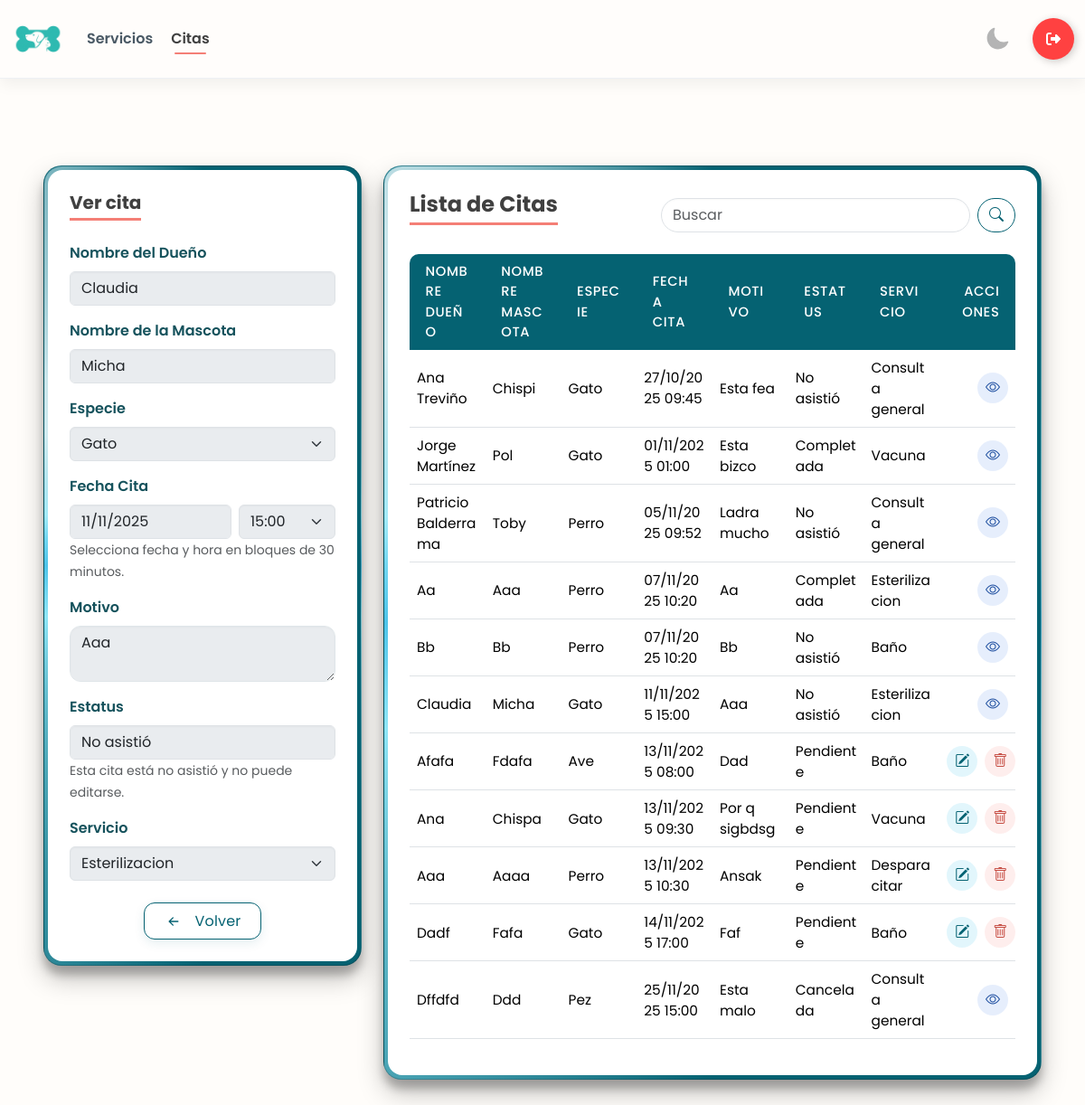
The page /citas/16/ (signed in) on the database its author committed.
### app/models.py (models this page shows, shortened)
class CITA_VETERINARIA(models.Model):
    nombre_dueño = models.CharField(max_length=200)
    nombre_mascota = models.CharField(max_length=100)
    especie = models.CharField(max_length=100)
    fecha_cita = models.DateTimeField()
    motivo = models.CharField(max_length=255)
    estatus = models.CharField(max_length=50)
    servicio = models.ForeignKey(SERVICIO, on_delete= models.PROTECT, null=True)

class SERVICIO(models.Model):
    nombre = models.CharField(max_length=100)
    precio = models.DecimalField(max_digits=10, decimal_places=2)
    descripcion = models.TextField(max_length=250, null= True)
    def __str__(self):
        return self.nombre

### app/views.py (the view, shortened to what this page needs)
# urls.py: path('citas/', views.citas_panel, name='citas'),
@login_required
@user_passes_test(es_empleado_o_admin_user)
@login_required
@user_passes_test(is_employee_or_admin)
def citas_panel(request, id=None):
    es_admin = is_admin(request.user)
    cita = get_object_or_404(CITA_VETERINARIA, pk=id) if id else None
    servicios = SERVICIO.objects.all()
    ahora_local = timezone.localtime()
    slots = build_half_hour_slots("08:00", "18:00")
    if cita:
        sel_hora = timezone.localtime(cita.fecha_cita).strftime("%H:%M")
        sel_fecha = timezone.localtime(cita.fecha_cita).strftime("%Y-%m-%d")
    else:
        sel_hora = ""
        sel_fecha = ""
    cita_pasada_bool = bool(cita and timezone.localtime(cita.fecha_cita) <= ahora_local)
    bloqueada_total = bool(cita and cita.estatus in ["Completada", "Cancelada", "No asistió"])
    solo_estatus_fecha = bool(cita and cita_pasada_bool and not bloqueada_total)
    solo_estatus_rol = bool(cita and (not es_admin) and not bloqueada_total)
    solo_estatus = solo_estatus_fecha or solo_estatus_rol
    qs = CITA_VETERINARIA.objects.all().select_related('servicio').order_by('fecha_cita')
    q = (request.GET.get('q') or '').strip()
    ctx = {
        "citas": qs,
        "cita": cita,
        "editando": bool(cita),
        "servicios": servicios,
        "slots": slots,
        "sel_hora": sel_hora,
        "sel_fecha": sel_fecha,
        "min_fecha": ahora_local.strftime("%Y-%m-%d"),
        "cita_pasada": cita_pasada_bool,
        "bloqueada_total": bloqueada_total,
        "solo_estatus": solo_estatus,
        "q": q,
        "es_admin": es_admin,
        "form_data": {},
    }
    return render(request, "citas.html", ctx)

### app/templates/citas.html (shortened to what this page needs)
{% load static %}
<!DOCTYPE html>
<html lang="es" data-theme="light">
<head>
    {% include 'referencias.html' %}
    <link rel="stylesheet" href="{% static 'css/panel.css' %}">
</head>
<body>
    {% include 'navbar-panel.html' %}
    <main class="container-fluid mt-5 mb-5 p-5">
        <div class="row g-4">
            <div class="col-12 col-lg-4">
                <div class="card glass-card">
                    <div class="card-body">
                        <h5 class="card-title mb-4">
                            {% if cita and bloqueada_total %}
                                Ver cita
                            {% elif editando %}
                                Editar cita
                            {% else %}
                                Crear cita
                            {% endif %}
                        </h5>
                        <form method="post" autocomplete="off"
                            action="{% if editando %}{% url 'citas_edit' cita.id %}{% else %}{% url 'citas' %}{% endif %}">
                            <div class="mb-3">
                                <label class="form-label">Nombre del Dueño</label>
                                <input type="text" name="nombre_dueño" class="form-control"
                                    pattern="^[A-Za-zÁÉÍÓÚáéíóúÑñ\s]+$" maxlength="200" required
                                    value="{% if form_data.nombre_dueño %}{{ form_data.nombre_dueño }}{% else %}{{ cita.nombre_dueño|default_if_none:'' }}{% endif %}"
                                    {% if bloqueada_total or solo_estatus %}disabled{% endif %}>
                            </div>
                            <div class="mb-3">
                                <label class="form-label">Nombre de la Mascota</label>
                                <input type="text" name="nombre_mascota" class="form-control"
                                    pattern="^[A-Za-zÁÉÍÓÚáéíóúÑñ\s]+$" maxlength="100" required
                                    value="{% if form_data.nombre_mascota %}{{ form_data.nombre_mascota }}{% else %}{{ cita.nombre_mascota|default_if_none:'' }}{% endif %}"
                                    {% if bloqueada_total or solo_estatus %}disabled{% endif %}>
                            </div>
                            <div class="mb-3">
                                <label class="form-label">Especie</label>
                                <select name="especie_select" id="especie_select" class="form-select" required {% if bloqueada_total or solo_estatus %}disabled{% endif %}>
                                    <option value="Gato" {% if form_data.especie_select == "Gato" %} selected {% elif not form_data.especie_select and cita.especie == "Gato" %} selected {% endif %}>
                                        Gato
                                    </option>
                                </select>
                            </div>
                            <div class="mb-3">
                                <label for="fecha_cita" class="form-label">Fecha Cita</label>
                                <div class="d-flex gap-2">
                                    <input type="date" class="form-control" id="fecha_cita" name="fecha_cita" min="{{ min_fecha }}" value="{% if form_data.fecha_cita %}{{ form_data.fecha_cita }}{% elif cita %}{{ sel_fecha }}{% endif %}" required
                                            {% if bloqueada_total or solo_estatus %}disabled{% endif %}>
                                    <select class="form-select" id="hora_cita" name="hora_cita" required {% if bloqueada_total or solo_estatus %}disabled{% endif %}>
                                        {% for h in slots %}
                                            <option value="{{ h }}" {% if form_data.hora_cita == h %}selected{% elif not form_data.hora_cita and sel_hora == h %}selected{% endif %}>{{ h }}</option>
                                        {% endfor %}
                                    </select>
                                </div>
                                <small class="text-muted">Selecciona fecha y hora en bloques de 30 minutos.</small>
                            </div>
                            <div class="mb-3">
                                <label class="form-label">Motivo</label>
                                <textarea name="motivo" class="form-control" maxlength="255"
                                    required {% if bloqueada_total or solo_estatus %}disabled{% endif %}>{% if form_data.motivo %}{{ form_data.motivo }}{% else %}{{ cita.motivo|default_if_none:'' }}{% endif %}
                                </textarea>
                            </div>
                            <div class="mb-3">
                                <label class="form-label">Estatus</label>
                                {% if not editando %}
                                    <input type="hidden" name="estatus" value="Pendiente">
                                    <input type="text" class="form-control" value="Pendiente" disabled>
                                    <small class="text-muted">Se asigna automáticamente al crear.</small>
                                {% elif bloqueada_total %}
                                    <input type="text" class="form-control" value="{{ cita.estatus }}" disabled>
                                    <small class="text-muted">
                                        Esta cita está {{ cita.estatus|lower }} y no puede editarse.
                                    </small>
                                {% endif %}
                            </div>
                            <div class="mb-3">
                                <label for="servicio" class="form-label">Servicio</label>
                                <select name="servicio" id="servicio" class="form-select" {% if bloqueada_total or solo_estatus %}disabled{% endif %}>
                                    {% for servicio in servicios %}
                                    <option value="{{ servicio.id }}" {% if form_data.servicio == servicio.id|stringformat:"s" %} selected {% elif not form_data.servicio and cita and cita.servicio_id == servicio.id %} selected {% endif %}>
                                        {{ servicio.nombre }}
                                    </option>
                                    {% endfor %}
                                </select>
                            </div>
                            <div class="d-flex gap-2 justify-content-center mt-4">
                            {% if bloqueada_total %}
                                <a href="{% url 'citas' %}" class="btn-clean">
                                    <div class="svg-wrapper-1">
                                        <div class="svg-wrapper">
                                            <svg xmlns="http://www.w3.org/2000/svg" width="22" height="22" fill="currentColor" class="bi bi-arrow-left-short" viewBox="0 0 16 16">
                                              <path fill-rule="evenodd" d="M12 8a.5.5 0 0 1-.5.5H5.707l2.147 2.146a.5.5 0 0 1-.708.708l-3-3a.5.5 0 0 1 0-.708l3-3a.5.5 0 1 1 .708.708L5.707 7.5H11.5a.5.5 0 0 1 .5.5"/>
                                            </svg>
                                        </div>
                                    </div>
                                    <span>Volver</span>
                                </a>
                            {% endif %}
                        </div>
                        </form>
                    </div>
                </div>
            </div>
            <div class="col-12 col-lg-8">
                <div class="card glass-card">
                    <div class="card-body">
                        <div class="d-flex justify-content-between align-items-center mb-3">
                            <h4 class="m-0 card-title mb-3">Lista de Citas</h4>
                            <form class="d-flex" method="get" action="{% url 'citas' %}">
                                <input class="form-control me-2" type="search" placeholder="Buscar" name="q"
                                    value="{{ q }}">
                                <button class="btn btn-outline" type="submit"><i class="bi bi-search"></i></button>
                            </form>
                        </div>
                        <div class="table-responsive">
                            <table class="table tabla-servicios align-middle">
                                <thead>
                                    <tr>
                                        <th>Nombre Dueño</th>
                                        <th>Nombre Mascota</th>
                                        <th>Especie</th>
                                        <th>Fecha Cita</th>
                                        <th>Motivo</th>
                                        <th>Estatus</th>
                                        <th>Servicio</th>
                                        <th class="text-end">Acciones</th>
                                    </tr>
                                </thead>
                                <tbody>
                                    {% for cita in citas %}
                                    <tr>
                                        <td>{{ cita.nombre_dueño }}</td>
                                        <td>{{ cita.nombre_mascota }}</td>
                                        <td>{{ cita.especie }}</td>
                                        <td>{{ cita.fecha_cita|date:"d/m/Y H:i" }}</td>
                                        <td class="col-desc">{{ cita.motivo }}</td>
                                        <td>{{ cita.estatus }}</td>
                                        <td>{{ cita.servicio }}</td>
                                        <td class="text-end">
                                            <div class="d-inline-flex gap-2">
                                                {% if es_admin %}
                                                    {% if cita.estatus == 'Pendiente' %}
                                                        <a class="btn-accion btn-edit" href="{% url 'citas_edit' cita.id %}" title="Editar cita">
                                                            <i class="bi bi-pencil-square"></i>
                                                        </a>
                                                    {% else %}
                                                        <a class="btn-accion btn-view" href="{% url 'citas_edit' cita.id %}" title="Ver cita">
                                                            <i class="bi bi-eye"></i>
                                                        </a>
                                                    {% endif %}
                                                    {% if cita.estatus == 'Pendiente' %}
                                                        <a class="btn-accion btn-delete"
                                                           href="{% url 'citas_eliminar' cita.id %}"
                                                           onclick="return confirm('¿Eliminar esta cita?')">
                                                            <i class="bi bi-trash"></i>
                                                        </a>
                                                    {% endif %}
                                                {% endif %}
                                            </div>
                                        </td>
                                    </tr>
                                    {% empty %}
                                    <tr>
                                        <td colspan="8" class="text-center text-muted">Sin información disponible</td>
                                    </tr>
                                    {% endfor %}
                                </tbody>
                            </table>
                        </div>
                    </div>
                </div>
            </div>
        </div>
    </main>
    {% include 'alertas.html' %}
</body>
</html>

### rows shown on the page
CITA_VETERINARIA: nombre_dueño "Claudia", nombre_mascota "Micha", especie_select "Gato", motivo "Aaa", estatus "No asistió", estatus "no asistió", servicio "Esterilizacion", especie "Gato", fecha_cita "11/11/2025 15:00"
CITA_VETERINARIA: nombre_dueño "Ana Treviño", nombre_mascota "Chispi", especie "Gato", fecha_cita "27/10/2025 09:45", motivo "Esta fea", estatus "No asistió", servicio "Consulta general"
CITA_VETERINARIA: nombre_dueño "Jorge Martínez", nombre_mascota "Pol", especie "Gato", fecha_cita "01/11/2025 01:00", motivo "Esta bizco", estatus "Completada", servicio "Vacuna"
CITA_VETERINARIA: nombre_dueño "Patricio Balderrama", nombre_mascota "Toby", especie "Perro", fecha_cita "05/11/2025 09:52", motivo "Ladra mucho", estatus "No asistió", servicio "Consulta general"
CITA_VETERINARIA: nombre_dueño "Aa", nombre_mascota "Aaa", especie "Perro", fecha_cita "07/11/2025 10:20", motivo "Aa", estatus "Completada", servicio "Esterilizacion"
CITA_VETERINARIA: nombre_dueño "Bb", nombre_mascota "Bb", especie "Perro", fecha_cita "07/11/2025 10:20", motivo "Bb", estatus "No asistió", servicio "Baño"
CITA_VETERINARIA: nombre_dueño "Afafa", nombre_mascota "Fdafa", especie "Ave", fecha_cita "13/11/2025 08:00", motivo "Dad", estatus "Pendiente", servicio "Baño"
CITA_VETERINARIA: nombre_dueño "Ana", nombre_mascota "Chispa", especie "Gato", fecha_cita "13/11/2025 09:30", motivo "Por q sigbdsg", estatus "Pendiente", servicio "Vacuna"
CITA_VETERINARIA: nombre_dueño "Aaa", nombre_mascota "Aaaa", especie "Perro", fecha_cita "13/11/2025 10:30", motivo "Ansak", estatus "Pendiente", servicio "Desparacitar"
CITA_VETERINARIA: nombre_dueño "Dadf", nombre_mascota "Fafa", especie "Gato", fecha_cita "14/11/2025 17:00", motivo "Faf", estatus "Pendiente", servicio "Baño"
CITA_VETERINARIA: nombre_dueño "Dffdfd", nombre_mascota "Ddd", especie "Pez", fecha_cita "25/11/2025 15:00", motivo "Esta malo", estatus "Cancelada", servicio "Consulta general"

### other values the page prints
form field hora_cita "15:00"
